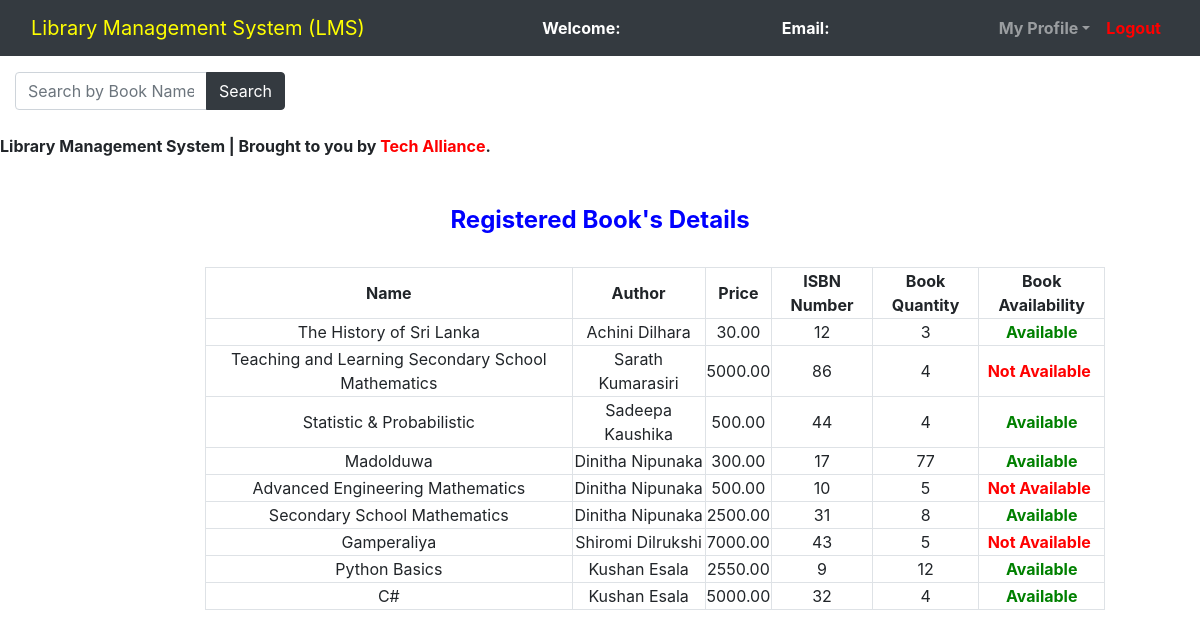
Screenshot of /Regbooks.php with the database file from the repository.
### tables this page shows
CREATE TABLE `books` (
  `book_id` int(11) NOT NULL,
  `book_name` varchar(250) NOT NULL,
  `author_name` varchar(50) NOT NULL,
  `cat_id` int(11) NOT NULL,
  `isbn_no` int(11) NOT NULL,
  `book_price` decimal(10,2) NOT NULL,
  `book_quantity` int(5) NOT NULL,
  `book_availability` tinyint(1) NOT NULL,
  `book_image` varchar(255) NOT NULL
);

CREATE TABLE `authors` (
  `author_id` int(11) NOT NULL,
  `author_name` varchar(250) NOT NULL
);

### Regbooks.php (the view, shortened to what this page needs)
<?php
	$connection = mysqli_connect("localhost", "root", "");
	$query = "SELECT books.book_name, books.isbn_no, books.book_price, books.book_quantity, books.book_availability, authors.author_name
	          FROM books
	          LEFT JOIN authors ON books.author_name = authors.author_name";
?>
<!DOCTYPE html>
<html>
<head>
	<link rel="stylesheet" type="text/css" href="bootstrap-4.4.1/css/bootstrap.min.css">
</head>
<body>
	<nav class="navbar navbar-expand-lg navbar-dark bg-dark">
		<div class="container-fluid">
			<div class="navbar-header">
				<a class="navbar-brand" href="admin_dashboard.php" style="color:yellow;">Library Management System (LMS)</a>
			</div>
			<font style="color: white"><span><strong>Welcome: <?php echo $_SESSION['name']; ?></strong></span></font>
			<font style="color: white"><span><strong>Email: <?php echo $_SESSION['email']; ?></strong></font>
		    <ul class="nav navbar-nav navbar-right">
		      <li class="nav-item dropdown">
	        	<a class="nav-link dropdown-toggle" data-toggle="dropdown"><b>My Profile</b></a>
		      </li>
		      <li class="nav-item">
		        <a class="nav-link" href="../logout.php" style="color:red;"><b>Logout</b></a>
		      </li>
		    </ul>
		</div>
	</nav>
	<div class="container-fluid">
        <div class="row">
            <div class="col-md-3">
                <form method="GET" action="">
                    <div class="input-group mt-3">
                        <input type="text" class="form-control" name="search" placeholder="Search by Book Name or ISBN">
                        <div class="input-group-append">
                            <button class="btn btn-dark" type="submit">Search</button>
                        </div>
                    </div>
                </form>
            </div>
            <div class="col-md-9">
            </div>
        </div>
    </div>
	<br>
	<span><marquee><b>Library Management System | Brought to you by <span style="color:red;">Tech Alliance</span>.</b></marquee></span><br><br>
	<center><h4 style="color:blue;"><b>Registered Book's Details</b></h4><br></center>
	<div class="row">
		<div class="col-md-2"></div>
		<div class="col-md-8">
			<form>
				<table class="table-bordered" width="900px" style="text-align: center">
					<tr>
						<th>Name</th>
						<th>Author</th>
						<th>Price</th>
						<th>ISBN Number</th>
						<th>Book Quantity</th>
						<th>Book Availability</th>
					</tr>
					<?php
						$query_run = mysqli_query($connection, $query);
						while ($row = mysqli_fetch_assoc($query_run)){
							?>
							<tr>
								<td><?php echo $row['book_name']; ?></td>
								<td><?php echo $row['author_name']; ?></td>
								<td><?php echo $row['book_price']; ?></td>
								<td><?php echo $row['isbn_no']; ?></td>
								<td><?php echo $row['book_quantity']; ?></td>
								<td>
									<?php
										if ($row['book_availability'] == 0) {
											echo '<span class="not-available"><b>Not Available</b></span>';
										} elseif ($row['book_availability'] == 1) {
											echo '<span class="available"><b>Available</b></span>';
										} else {
											echo "Status Unknown";
										}
									?>
								</td>
							</tr>
							<?php
						}
					?>
				</table>
			</form>
		</div>
		<div class="col-md-2"></div>
	</div>
</body>
</html>

### Regbooks.php (style rules this page uses)
.not-available { color: red; margin-right: 5px; }
.available { color: green; }

### rows the page displays
books: book_name "The History of Sri Lanka", authors.author_name "Achini Dilhara", book_price "30.00", isbn_no "12", book_quantity "3", book_availability "Available"
books: book_name "Teaching and Learning Secondary School Mathematics", authors.author_name "Sarath Kumarasiri", book_price "5000.00", isbn_no "86", book_quantity "4", book_availability "Not Available"
books: book_name "Statistic & Probabilistic", authors.author_name "Sadeepa Kaushika", book_price "500.00", isbn_no "44", book_quantity "4", book_availability "Available"
books: book_name "Madolduwa", authors.author_name "Dinitha Nipunaka", book_price "300.00", isbn_no "17", book_quantity "77", book_availability "Available"
books: book_name "Advanced Engineering Mathematics", authors.author_name "Dinitha Nipunaka", book_price "500.00", isbn_no "10", book_quantity "5", book_availability "Not Available"
books: book_name "Secondary School Mathematics", authors.author_name "Dinitha Nipunaka", book_price "2500.00", isbn_no "31", book_quantity "8", book_availability "Available"
books: book_name "Gamperaliya", authors.author_name "Shiromi Dilrukshi", book_price "7000.00", isbn_no "43", book_quantity "5", book_availability "Not Available"
books: book_name "Python Basics", authors.author_name "Kushan Esala", book_price "2550.00", isbn_no "9", book_quantity "12", book_availability "Available"
books: book_name "C#", authors.author_name "Kushan Esala", book_price "5000.00", isbn_no "32", book_quantity "4", book_availability "Available"
